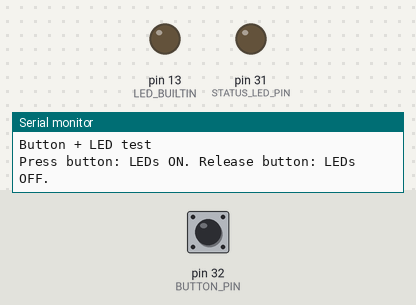
Recording of a sketch running on a simulated Arduino Mega 2560, built with avr-gcc and run on an emulated ATmega2560. Shown: output pins drawn as LEDs (lit = HIGH), the last lines printed to the serial monitor. The test bench sets the inputs (shaded band); at power-on: pin 32 (BUTTON_PIN) HIGH.

Above: at 1.7 s.
1.8 s: pin 32 (BUTTON_PIN) pulled LOW for 0.15 s
At 1.87 s:
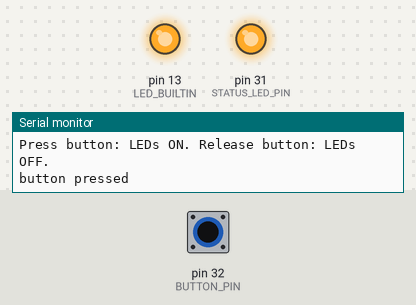
3.4 s: pin 32 (BUTTON_PIN) pulled LOW for 3.2 s
At 7.6 s:
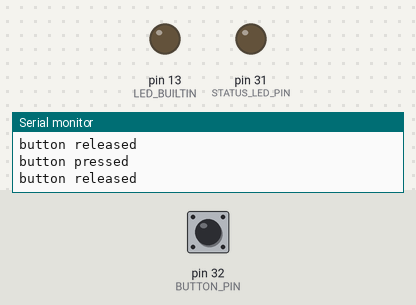
Timing chart, 0 to 9.1 s (numbered marks = the images above; inputs shaded):
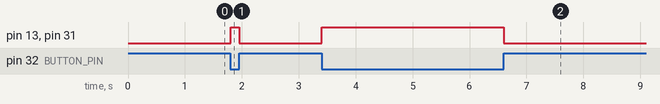

Measured:
- after the input at 1.8 s, pin 13 (LED_BUILTIN), pin 31 (STATUS_LED_PIN): LOW → HIGH at once, → LOW 0.15 s later
- after the input at 3.4 s, pin 13 (LED_BUILTIN), pin 31 (STATUS_LED_PIN): LOW → HIGH at once, → LOW 3.2 s later

The sketch:

button_led_test.ino
```cpp
/*
  The Ooho button + LED hardware test.

  Wiring:
  - Button between Teensy pin 32 and GND
  - External LED: pin 31 -> 220-1000 ohm resistor -> LED anode, LED cathode -> GND

  Behavior:
  - Press button: built-in LED and external LED turn on.
  - Release button: both LEDs turn off.
*/

constexpr int BUTTON_PIN = 32;
constexpr int STATUS_LED_PIN = 31;

void setup() {
  pinMode(BUTTON_PIN, INPUT_PULLUP);
  pinMode(LED_BUILTIN, OUTPUT);
  pinMode(STATUS_LED_PIN, OUTPUT);

  Serial.begin(115200);
  delay(500);
  Serial.println("Button + LED test");
  Serial.println("Press button: LEDs ON. Release button: LEDs OFF.");
}

void loop() {
  const bool pressed = digitalRead(BUTTON_PIN) == LOW;
  digitalWrite(LED_BUILTIN, pressed ? HIGH : LOW);
  digitalWrite(STATUS_LED_PIN, pressed ? HIGH : LOW);

  static bool lastPressed = false;
  if (pressed != lastPressed) {
    lastPressed = pressed;
    Serial.println(pressed ? "button pressed" : "button released");
  }

  delay(10);
}
```
